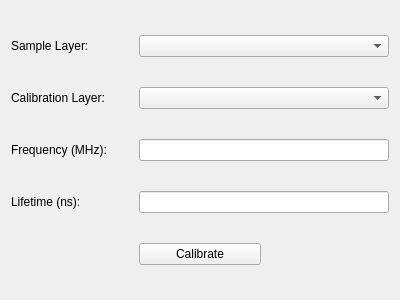
<?xml version="1.0" encoding="UTF-8"?>
<ui version="4.0">
 <class>Form</class>
 <widget class="QWidget" name="Form">
  <property name="geometry">
   <rect>
    <x>0</x>
    <y>0</y>
    <width>400</width>
    <height>300</height>
   </rect>
  </property>
  <property name="windowTitle">
   <string>Form</string>
  </property>
  <layout class="QGridLayout" name="gridLayout">
   <item row="0" column="0">
    <widget class="QLabel" name="sample_layer_label_widget">
     <property name="text">
      <string>Sample Layer:</string>
     </property>
    </widget>
   </item>
   <item row="1" column="0">
    <widget class="QLabel" name="calibration_layer_label_widget">
     <property name="text">
      <string>Calibration Layer:</string>
     </property>
    </widget>
   </item>
   <item row="1" column="1" colspan="2">
    <widget class="QComboBox" name="calibration_layer_combobox"/>
   </item>
   <item row="2" column="0">
    <widget class="QLabel" name="frequency_label_widget">
     <property name="text">
      <string>Frequency (MHz):</string>
     </property>
    </widget>
   </item>
   <item row="2" column="1" colspan="2">
    <widget class="QLineEdit" name="frequency_line_edit_widget"/>
   </item>
   <item row="3" column="0">
    <widget class="QLabel" name="lifetime_label_widget">
     <property name="text">
      <string>Lifetime (ns):</string>
     </property>
    </widget>
   </item>
   <item row="3" column="1" colspan="2">
    <widget class="QLineEdit" name="lifetime_line_edit_widget"/>
   </item>
   <item row="0" column="1" colspan="2">
    <widget class="QComboBox" name="sample_layer_combobox"/>
   </item>
   <item row="4" column="1">
    <widget class="QPushButton" name="calibrate_push_button">
     <property name="text">
      <string>Calibrate</string>
     </property>
    </widget>
   </item>
  </layout>
 </widget>
 <resources/>
 <connections/>
</ui>
